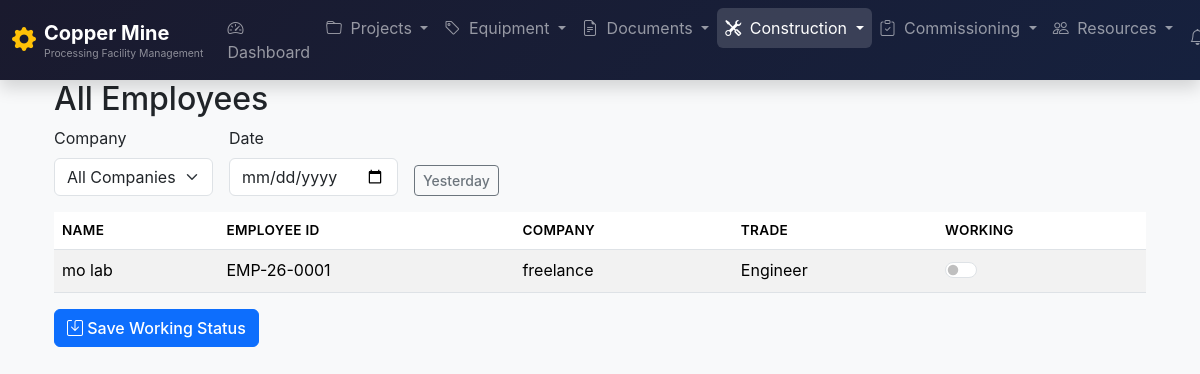
/construction/daily-proccess2/create/ (signed in), run on an earlier commit of the app's database.
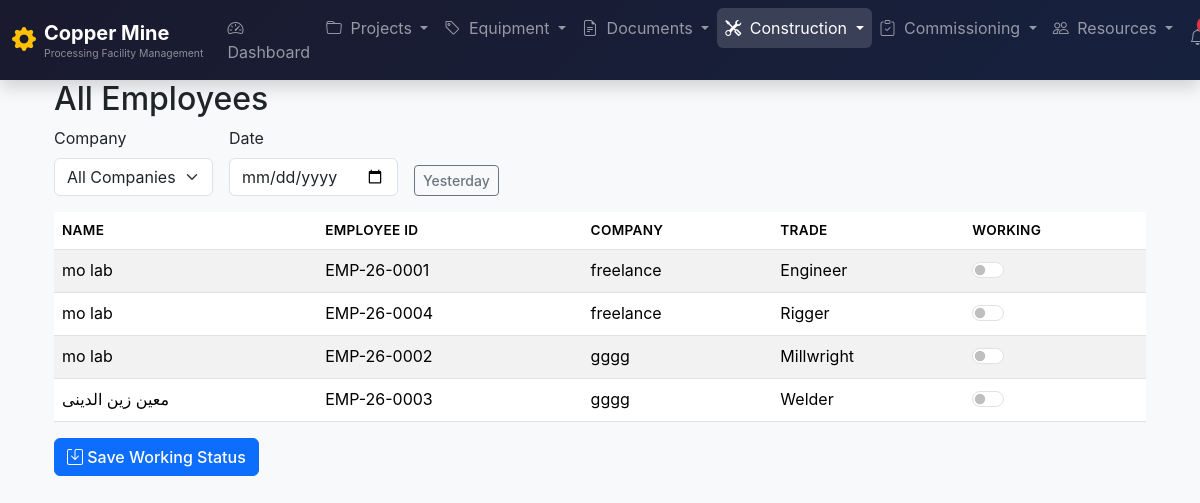
And on a later commit of the database.
### resources/models.py (models this page shows, shortened)
class Employee(models.Model):
	class Trade(models.TextChoices):
		MILLWRIGHT = 'MLWR', 'Millwright'
		ELECTRICIAN = 'ELEC', 'Electrician'
		WELDER = 'WELD', 'Welder'
		PIPE_FITTER = 'PIPE', 'Pipe Fitter'
		INSTRUMENT_TECH = 'INST', 'Instrument Technician'
		RIGGER = 'RIGG', 'Rigger'
		SUPERVISOR = 'SUPV', 'Supervisor'
		ENGINEER = 'ENGR', 'Engineer'
		SAFETY_OFFICER = 'SAFE', 'Safety Officer'
		LABORER = 'LAB', 'Laborer'
		OPERATOR = 'OPER', 'Operator'
		OTHER = 'OTHR', 'Other'
	user = models.OneToOneField(
			User, on_delete=models.SET_NULL, null=True, blank=True,
			related_name='employee_profile'
			)
	employee_id = models.CharField(max_length=50, unique=True)
	first_name = models.CharField(max_length=100)
	last_name = models.CharField(max_length=100)
	company = models.CharField(max_length=255, help_text="Contractor or employer name")
	trade = models.CharField(max_length=5, choices=Trade.choices)
	phone = models.CharField(max_length=50, blank=True)
	email = models.EmailField(blank=True)
	is_active = models.BooleanField(default=True)
	hire_date = models.DateField(null=True, blank=True)
	termination_date = models.DateField(null=True, blank=True)
	notes = models.TextField(blank=True)
	created_at = models.DateTimeField(auto_now_add=True)
	updated_at = models.DateTimeField(auto_now=True)
	class Meta:
		ordering = ['last_name', 'first_name']
		verbose_name = 'Employee'
		verbose_name_plural = 'Employees'
	@property
	def full_name(self):
		return f"{self.first_name} {self.last_name}"

### construction/views.py (the view, shortened to what this page needs)
# urls.py: path('daily-proccess2/create/', DailyProgressReportCreateView2.as_view(), name='daily_report_create2'),
class DailyProgressReportCreateView2(LoginRequiredMixin, ListView):
	model = Employee
	template_name = 'construction/employee_simple_list.html'
	context_object_name = 'employees'
	ordering = ['company', 'last_name', 'first_name']
	def get_queryset(self):
		queryset = super().get_queryset()
		company = self.request.GET.get('company') or self.request.POST.get('company')
		if company:
			queryset = queryset.filter(company=company)
		return queryset
	def get_context_data(self, **kwargs):
		context = super().get_context_data(**kwargs)
		context['companies'] = Employee.objects.values_list('company', flat=True).distinct().order_by('company')
		context['selected_company'] = self.request.GET.get('company', '') or self.request.POST.get('company', '')
		selected_date = self.request.GET.get('report_date', '') or self.request.POST.get('report_date', '')
		context['selected_date'] = selected_date
		context['working_employee_ids'] = []
		return context

### templates/construction/employee_simple_list.html (shortened to what this page needs)
{% extends 'base.html' %}
{% block content %}
<div class="container mt-4">
  <h2>All Employees</h2>
  <form method="get" class="row g-3 mb-3 align-items-end">
    <div class="col-auto">
      <label for="companyFilter" class="form-label">Company</label>
      <select name="company" id="companyFilter" class="form-select" onchange="this.form.submit()">
        <option value="">All Companies</option>
      </select>
    </div>
    <div class="col-auto">
      <label for="dateFilter" class="form-label">Date</label>
      <input type="date" name="report_date" id="dateFilter" class="form-control"
             value="{{ selected_date|default:'' }}" onchange="this.form.submit()">
    </div>
    <div class="col-auto d-flex align-items-end">
      <button type="button" class="btn btn-outline-secondary btn-sm" onclick="setYesterday()">
        Yesterday
      </button>
    </div>
  </form>
  <form method="post">
    <table class="table table-striped table-hover">
      <thead>
      <tr>
        <th>Name</th>
        <th>Employee ID</th>
        <th>Company</th>
        <th>Trade</th>
        <th>Working</th>
      </tr>
      </thead>
      <tbody>
      {% for emp in employees %}
      <tr>
        <td>{{ emp.full_name }}</td>
        <td>{{ emp.employee_id }}</td>
        <td>{{ emp.company }}</td>
        <td>{{ emp.get_trade_display }}</td>
        <td>
          <div class="form-check form-switch">
            <input class="form-check-input working-switch" type="checkbox"
                   name="working_employees" value="{{ emp.pk }}"
                   id="switch-{{ emp.pk }}"
                   {% if emp.pk in working_employee_ids %}checked{% endif %}>
          </div>
        </td>
      </tr>
      {% empty %}
      <tr>
        <td colspan="5" class="text-center text-muted">No employees found.</td>
      </tr>
      {% endfor %}
      </tbody>
    </table>
    <div class="mt-3">
      <button type="submit" class="btn btn-primary">
        <i class="bi bi-save"></i> Save Working Status
      </button>
    </div>
  </form>
</div>
{% endblock %}

What changed in the data, as far as the page shows it:
added Employee: full_name "mo lab", employee_id "EMP-26-0004", company "freelance", trade "Rigger"
added Employee: full_name "mo lab", employee_id "EMP-26-0002", company "gggg", trade "Millwright"
added Employee: full_name "معین زین الدینی", employee_id "EMP-26-0003", company "gggg", trade "Welder"
